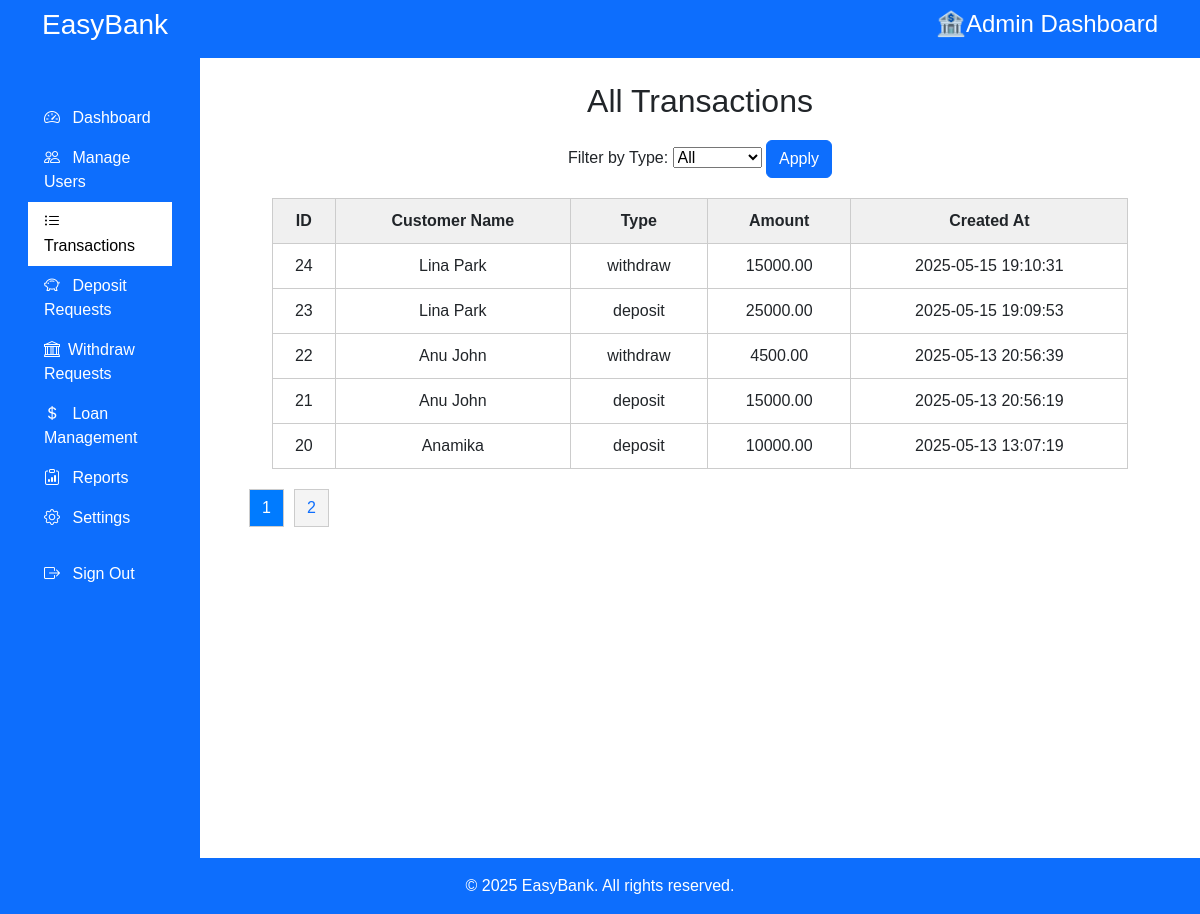
The page /admin/admin-transactions.php on the database its author committed.
### tables this page shows
CREATE TABLE IF NOT EXISTS `transactions` (
  `id` int NOT NULL AUTO_INCREMENT,
  `user_id` int NOT NULL,
  `type` enum('deposit','withdraw') NOT NULL,
  `amount` decimal(10,2) NOT NULL,
  `created_at` datetime DEFAULT CURRENT_TIMESTAMP,
  PRIMARY KEY (`id`),
  KEY `user_id` (`user_id`)
);

CREATE TABLE IF NOT EXISTS `accounts` (
  `id` int NOT NULL AUTO_INCREMENT,
  `fullname` varchar(255) NOT NULL,
  `dob` date DEFAULT NULL,
  `gender` enum('Male','Female','Other') DEFAULT NULL,
  `email` varchar(191) NOT NULL,
  `phone` varchar(20) NOT NULL,
  `address` text NOT NULL,
  `account_type` varchar(50) NOT NULL,
  `pan_number` varchar(20) DEFAULT NULL,
  `photo` varchar(255) DEFAULT NULL,
  `id_proof` varchar(255) DEFAULT NULL,
  `signature` varchar(255) DEFAULT NULL,
  `account_number` varchar(20) NOT NULL,
  `password` varchar(255) NOT NULL,
  `created_at` timestamp NULL DEFAULT CURRENT_TIMESTAMP,
  `balance` decimal(10,2) NOT NULL DEFAULT '0.00',
  PRIMARY KEY (`id`),
  UNIQUE KEY `email` (`email`),
  UNIQUE KEY `account_number` (`account_number`)
);

### admin/admin-transactions.php (the view, shortened to what this page needs)
<?php
require '../db.php';
$limit = 5;
$page = isset($_GET['page']) ? (int) $_GET['page'] : 1;
$start = ($page - 1) * $limit;
$type_filter = isset($_GET['type']) ? $_GET['type'] : '';
$sql = "SELECT
    transactions.id,
    accounts.fullname AS customer_name,
    transactions.type,
    transactions.amount,
    transactions.created_at
FROM
    transactions
JOIN
    accounts ON transactions.user_id = accounts.id";
$where = "";
$count_sql = "SELECT COUNT(*) as total
              FROM transactions
              JOIN accounts ON transactions.user_id = accounts.id" . $where;
$count_result = mysqli_query($conn, $count_sql);
$total_rows = mysqli_fetch_assoc($count_result)['total'];
$total_pages = ceil($total_rows / $limit);
$sql .= " ORDER BY transactions.created_at DESC LIMIT $start, $limit";
$result = mysqli_query($conn, $sql);
?>
<!DOCTYPE html>
<html lang="en">
<head>
    <link rel="stylesheet" href="https://cdn.jsdelivr.net/npm/bootstrap-icons@1.11.3/font/bootstrap-icons.min.css">
    <link href="https://cdn.jsdelivr.net/npm/bootstrap@5.3.5/dist/css/bootstrap.min.css" rel="stylesheet"
>
</head>
<body>
    <nav class="navbar navbar-expand-lg navbar bg-primary">
        <div class="container">
            <h3 class="text-white">EasyBank</h3>
            <div class="d-flex">
                <div class=" text-end">
                    <h4 class="text-white"> 🏦Admin Dashboard</h4>
                </div>
            </div>
        </div>
    </nav>
    <div class="container-fluid">
        <div class="row">
            <div class="container-fluid">
                <div class="row">
                    <nav id="sidebarMenu" class="col-md-3 col-lg-2 d-md-block sidebar collapse">
                        <div class="position-sticky p-3">
                            <ul class="nav flex-column">
                                <li class="nav-item">
                                    <a href="admin-dashboard.php" class="nav-link">
                                        <i class="bi bi-speedometer2 me-2"></i> Dashboard
                                    </a>
                                </li>
                                <li class="nav-item">
                                    <a href="manage-users.php" class="nav-link">
                                        <i class="bi bi-people me-2"></i> Manage Users
                                    </a>
                                </li>
                                <li class="nav-item">
                                    <a href="admin-transactions.php" class="nav-link active">
                                        <i class="bi bi-list-ul me-2"></i> Transactions
                                    </a>
                                </li>
                                <li class="nav-item">
                                    <a href="deposit_requests.php" class="nav-link">
                                        <i class="bi bi-piggy-bank me-2"></i> Deposit Requests
                                    </a>
                                </li>
                                <li class="nav-item">
                                    <a href="withdraw_requests.php" class="nav-link">
                                        <i class="bi bi-bank me-2"></i>Withdraw Requests
                                    </a>
                                </li>
                                <li class="nav-item">
                                    <a href="loans.php" class="nav-link">
                                        <i class="bi bi-currency-dollar me-2"></i> Loan Management
                                    </a>
                                </li>
                                <li class="nav-item">
                                    <a href="reports.php" class="nav-link">
                                        <i class="bi bi-clipboard-data me-2"></i> Reports
                                    </a>
                                </li>
                                <li class="nav-item">
                                    <a href="settings.php" class="nav-link">
                                        <i class="bi bi-gear me-2"></i> Settings
                                    </a>
                                </li>
                                <li class="nav-item mt-3">
                                    <a href="../logout.php" class="nav-link text-white">
                                        <i class="bi bi-box-arrow-right me-2"></i> Sign Out
                                    </a>
                                </li>
                            </ul>
                        </div>
                    </nav>
                    <main class="col-md-9 ms-sm-auto col-lg-10 px-md-4 py-4">
                        <h2 style="text-align:center;">All Transactions</h2>
                        <div class="filters">
                            <form method="GET">
                                <label>Filter by Type:</label>
                                <select name="type">
                                    <option value="">All</option>
                                </select>
                                <button class="btn btn-primary" type="submit">Apply</button>
                            </form>
                        </div>
                        <table>
                            <thead>
                                <tr>
                                    <th>ID</th>
                                    <th>Customer Name</th>
                                    <th>Type</th>
                                    <th>Amount</th>
                                    <th>Created At</th>
                                </tr>
                            </thead>
                            <tbody>
                                <?php if (mysqli_num_rows($result) > 0): ?>
                                    <?php while ($row = mysqli_fetch_assoc($result)): ?>
                                        <tr>
                                            <td><?php echo htmlspecialchars($row['id']) ?></td>
                                            <td><?php echo htmlspecialchars($row['customer_name']) ?></td>
                                            <td><?php echo htmlspecialchars($row['type']) ?></td>
                                            <td><?php echo htmlspecialchars($row['amount']) ?></td>
                                            <td><?php echo htmlspecialchars($row['created_at']) ?></td>
                                        </tr>
                                    <?php endwhile; ?>
                                <?php else: ?>
                                    <tr>
                                        <td colspan="5">No transactions found</td>
                                    </tr>
                                <?php endif; ?>
                            </tbody>
                        </table>
                        <div class="pagination">
                            <?php for ($i = 1; $i <= $total_pages; $i++): ?>
                                <a href="?type=<?php echo urlencode($type_filter); ?>&page=<?php echo $i; ?>"
                                    class="<?php echo ($i == $page) ? 'active' : ''; ?>">
                                    <?php echo $i; ?>
                                </a>
                            <?php endfor; ?>
                        </div>
                    </main>
                </div>
            </div>
            <footer class="text-center py-3 bg-primary text-white">
                &copy; <?php echo date('Y'); ?> EasyBank. All rights reserved.
            </footer>
        </div>
    </div>
</body>
</html>

### admin/admin-transactions.php (style rules this page uses)
body { font-family: Arial; }
table { width: 90%; border-collapse: collapse; margin: 20px auto; }
th, td { padding: 10px; border: 1px solid #ccc; text-align: center; }
th { background-color: #f0f0f0; }
.pagination, .filters { text-align: center; margin: 20px; }
.pagination a { margin: 0 5px; text-decoration: none; padding: 6px 12px; background: #f4f4f4; border: 1px solid #ccc; }
.pagination a.active { background-color: #007bff; color: white; }
.sidebar { background-color: #0d6efd; color: white; min-height: 100vh; }
.sidebar a { color: white; text-decoration: none; }
.nav-link.active { background-color: white; color: black !important; }
@media (min-width: 768px) { #sidebarMenu { display: block !important; } }

### rows shown on the page
transactions: id "24", accounts.fullname "Lina Park", type "withdraw", amount "15000.00", created_at "2025-05-15 19:10:31"
transactions: id "23", accounts.fullname "Lina Park", type "deposit", amount "25000.00", created_at "2025-05-15 19:09:53"
transactions: id "22", accounts.fullname "Anu John", type "withdraw", amount "4500.00", created_at "2025-05-13 20:56:39"
transactions: id "21", accounts.fullname "Anu John", type "deposit", amount "15000.00", created_at "2025-05-13 20:56:19"
transactions: id "20", accounts.fullname "Anamika", type "deposit", amount "10000.00", created_at "2025-05-13 13:07:19"
